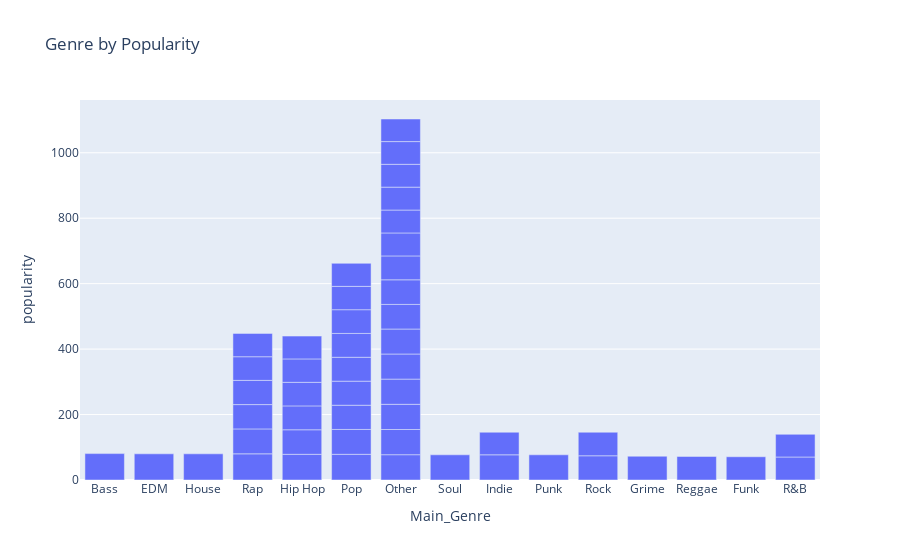

Notebook cell for this chart:
### Markdown cell above
**Popularity distribution of genres** 
how are main genres are popular

### Code cell
sorted_df = genre_data_df[['Main_Genre', 'popularity']].sort_values(by='popularity', ascending=False)
fig = px.bar(sorted_df.head(50), x='Main_Genre', y='popularity', title='Genre by Popularity')
fig.show()

### Figure 1 — Plotly figure (JSON) as saved in the notebook; plotly's stock layout.template omitted (floating-point values rounded to 4 significant figures)
{"data": [{"alignmentgroup": "True", "hovertemplate": "Main_Genre=%{x}<br>popularity=%{y}<extra></extra>", "legendgroup": "", "marker": {"color": "#636efa", "pattern": {"shape": ""}}, "name": "", "offsetgroup": "", "orientation": "v", "showlegend": false, "textposition": "auto", "type": "bar", "x": ["Bass", "EDM", "House", "Rap", "Hip Hop", "Pop", "Other", "Soul", "Other", "Other", "Indie", "Other", "Punk", "Other", "Other", "Rap", "Pop", "Other", "Other", "Hip Hop", "Rap", "Pop", "Rap", "Rock", "Pop", "Hip Hop", "Pop", "Other", "Pop", "Grime", "Pop", "Rap", "Rock", "Hip Hop", "Reggae", "Hip Hop", "Pop", "Rap", "Funk", "Pop", "R&B", "Other", "Other", "Other", "Hip Hop", "Other", "Other", "R&B", "Indie", "Other"], "xaxis": "x", "y": [80.67, 80, 80, 80, 78.5, 78.5, 77.31, 77, 77, 77, 77, 77, 77, 76.67, 76.33, 76.08, 76, 75.25, 75.17, 74.98, 74.36, 74, 74, 74, 73.5, 73, 73, 73, 72.89, 72.67, 72.5, 72.28, 72, 72, 72, 71.5, 71.32, 71.25, 71, 70.4, 70.26, 70.2, 70, 70, 69.8, 69.75, 69.44, 69.33, 69, 69], "yaxis": "y"}], "layout": {"barmode": "relative", "legend": {"tracegroupgap": 0}, "title": {"text": "Genre by Popularity"}, "xaxis": {"anchor": "y", "domain": [0, 1], "title": {"text": "Main_Genre"}}, "yaxis": {"anchor": "x", "domain": [0, 1], "title": {"text": "popularity"}}}}
